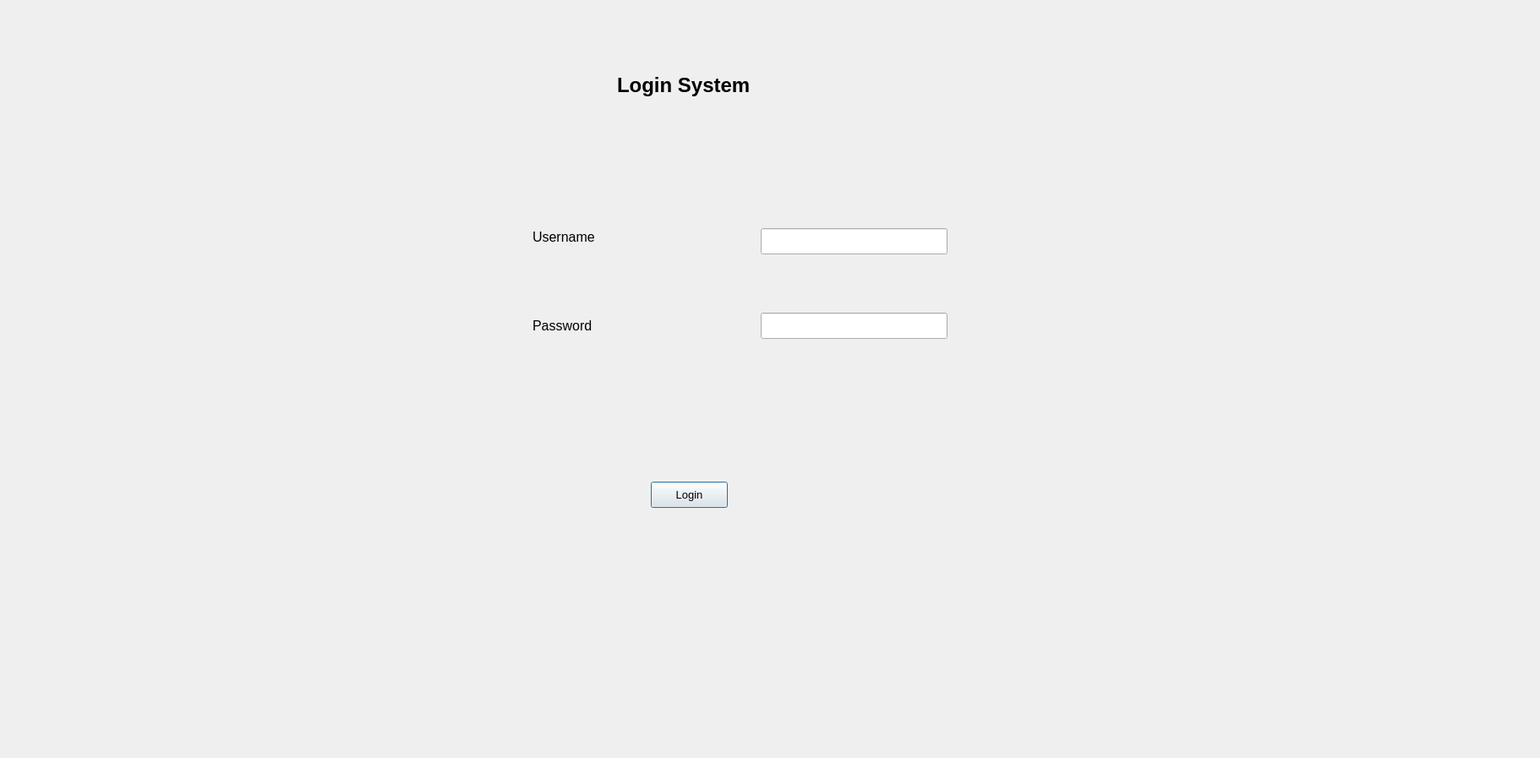
<?xml version="1.0" encoding="UTF-8"?>
<ui version="4.0">
 <class>Login</class>
 <widget class="QDialog" name="Login">
  <property name="geometry">
   <rect>
    <x>0</x>
    <y>0</y>
    <width>1822</width>
    <height>897</height>
   </rect>
  </property>
  <property name="font">
   <font>
    <pointsize>16</pointsize>
   </font>
  </property>
  <property name="windowTitle">
   <string>Login</string>
  </property>
  <widget class="QLabel" name="titleLabel">
   <property name="geometry">
    <rect>
     <x>630</x>
     <y>260</y>
     <width>121</width>
     <height>41</height>
    </rect>
   </property>
   <property name="font">
    <font>
     <pointsize>12</pointsize>
    </font>
   </property>
   <property name="text">
    <string>Username</string>
   </property>
  </widget>
  <widget class="QLabel" name="usernameLabel">
   <property name="geometry">
    <rect>
     <x>730</x>
     <y>60</y>
     <width>211</width>
     <height>81</height>
    </rect>
   </property>
   <property name="maximumSize">
    <size>
     <width>211</width>
     <height>81</height>
    </size>
   </property>
   <property name="font">
    <font>
     <pointsize>18</pointsize>
     <bold>true</bold>
    </font>
   </property>
   <property name="text">
    <string>Login System</string>
   </property>
  </widget>
  <widget class="QLineEdit" name="usernameEdit">
   <property name="geometry">
    <rect>
     <x>900</x>
     <y>270</y>
     <width>221</width>
     <height>31</height>
    </rect>
   </property>
   <property name="minimumSize">
    <size>
     <width>6</width>
     <height>2</height>
    </size>
   </property>
   <property name="text">
    <string/>
   </property>
  </widget>
  <widget class="QLineEdit" name="passwordEdit">
   <property name="geometry">
    <rect>
     <x>900</x>
     <y>370</y>
     <width>221</width>
     <height>31</height>
    </rect>
   </property>
   <property name="text">
    <string/>
   </property>
   <property name="echoMode">
    <enum>QLineEdit::EchoMode::Password</enum>
   </property>
  </widget>
  <widget class="QLabel" name="passwordLabel">
   <property name="geometry">
    <rect>
     <x>630</x>
     <y>370</y>
     <width>131</width>
     <height>31</height>
    </rect>
   </property>
   <property name="font">
    <font>
     <pointsize>12</pointsize>
    </font>
   </property>
   <property name="autoFillBackground">
    <bool>false</bool>
   </property>
   <property name="text">
    <string>Password</string>
   </property>
  </widget>
  <widget class="QPushButton" name="loginButton">
   <property name="geometry">
    <rect>
     <x>770</x>
     <y>570</y>
     <width>91</width>
     <height>31</height>
    </rect>
   </property>
   <property name="font">
    <font>
     <pointsize>10</pointsize>
    </font>
   </property>
   <property name="text">
    <string>Login</string>
   </property>
  </widget>
 </widget>
 <resources/>
 <connections/>
</ui>
